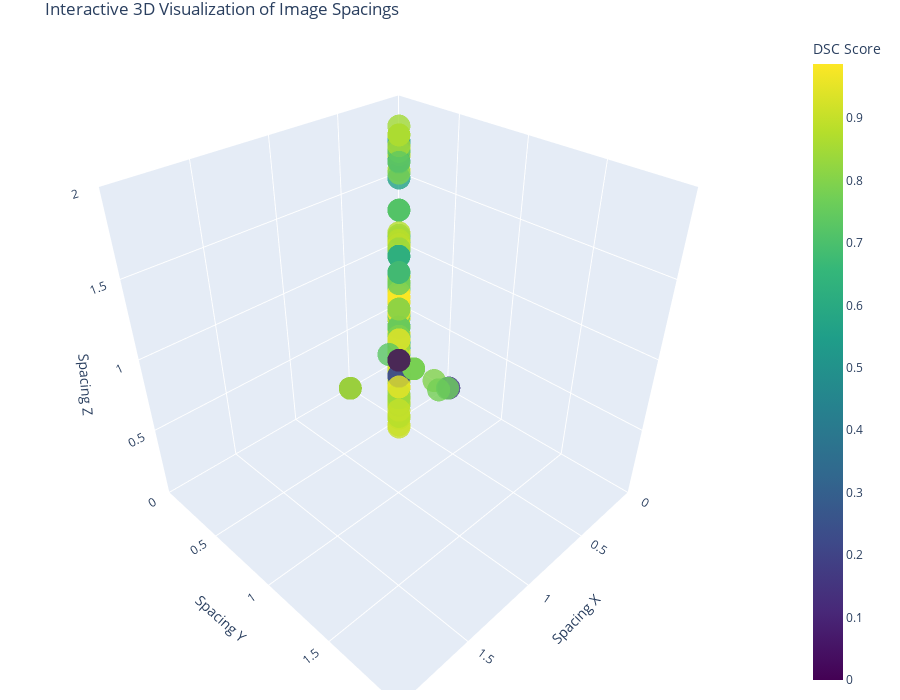

Write notebook code for a chart like this one.
### Code cell
import pandas as pd
import numpy as np
import matplotlib.pyplot as plt
from mpl_toolkits.mplot3d import Axes3D
from ast import literal_eval
import plotly.express as px
import plotly.graph_objects as go

import pandas as pd
import numpy as np
import matplotlib.pyplot as plt
from mpl_toolkits.mplot3d import Axes3D
from ast import literal_eval
import plotly.express as px
import plotly.graph_objects as go



# If spacing is stored as string, convert it to numpy arrays
if isinstance(df['spacing'].iloc[0], str):
    df['spacing'] = df['spacing'].apply(lambda x: parse_spacing_string(x))

# Extract x, y, z components of spacing
x = np.array([s[0] for s in df['spacing']])
y = np.array([s[1] for s in df['spacing']])
z = np.array([s[2] for s in df['spacing']])

# Calculate spacing volume (product of dimensions)
df['spacing_volume'] = np.array([np.prod(s) for s in df['spacing']])

# Create interactive 3D scatter plot with Plotly
fig = px.scatter_3d(
    x=x, y=y, z=z, 
    color=df['dsc'], 
    opacity=0.8,
    color_continuous_scale=px.colors.sequential.Viridis,
    labels={'color': 'DSC Score'},
    title='Interactive 3D Visualization of Image Spacings',
    size_max=10
)

# Update layout
fig.update_layout(
    scene=dict(
        xaxis_title='Spacing X',
        yaxis_title='Spacing Y',
        zaxis_title='Spacing Z',
        # Set axis limits if needed
        xaxis=dict(range=[0, 2]),
        yaxis=dict(range=[0, 2]),
        zaxis=dict(range=[0, 2]),
    ),
    width=900,
    height=700,
    margin=dict(r=20, l=10, b=10, t=30)
)

### Figure 1 — Plotly figure (JSON) as saved in the notebook; plotly's stock layout.template omitted (floating-point values rounded to 4 significant figures; data arrays with more than 128 entries replaced by an {"elided": "..."} marker saying what was removed)
{"data": [{"hovertemplate": "x=%{x}<br>y=%{y}<br>z=%{z}<br>DSC Score=%{marker.color}<extra></extra>", "legendgroup": "", "marker": {"color": {"elided": "2070 float values"}, "coloraxis": "coloraxis", "opacity": 0.8, "symbol": "circle"}, "mode": "markers", "name": "", "scene": "scene", "showlegend": false, "type": "scatter3d", "x": {"elided": "2070 float values"}, "y": {"elided": "2070 float values"}, "z": {"elided": "2070 float values"}}], "layout": {"coloraxis": {"colorbar": {"title": {"text": "DSC Score"}}, "colorscale": [[0, "#440154"], [0.1111, "#482878"], [0.2222, "#3e4989"], [0.3333, "#31688e"], [0.4444, "#26828e"], [0.5556, "#1f9e89"], [0.6667, "#35b779"], [0.7778, "#6ece58"], [0.8889, "#b5de2b"], [1, "#fde725"]]}, "height": 700, "legend": {"tracegroupgap": 0}, "margin": {"b": 10, "l": 10, "r": 20, "t": 30}, "scene": {"domain": {"x": [0, 1], "y": [0, 1]}, "xaxis": {"range": [0, 2], "title": {"text": "Spacing X"}}, "yaxis": {"range": [0, 2], "title": {"text": "Spacing Y"}}, "zaxis": {"range": [0, 2], "title": {"text": "Spacing Z"}}}, "title": {"text": "Interactive 3D Visualization of Image Spacings"}, "width": 900}}
